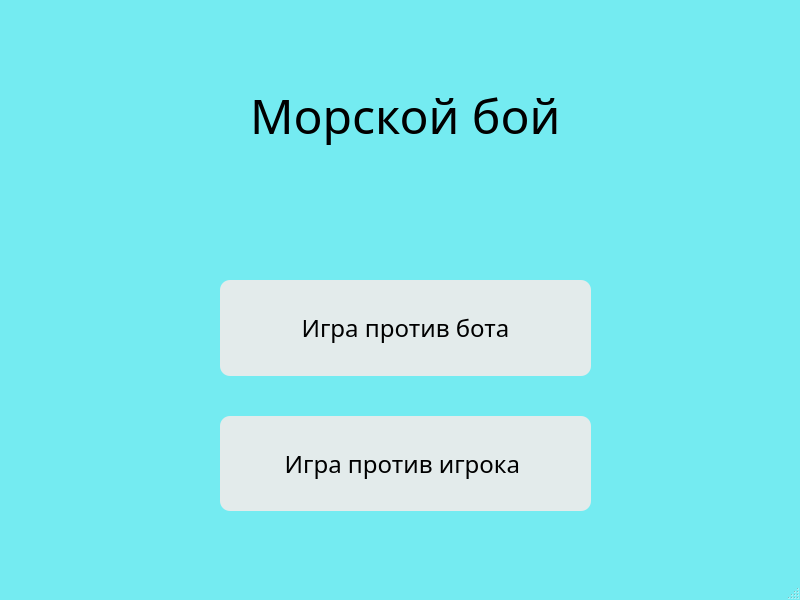
<?xml version="1.0" encoding="UTF-8"?>
<ui version="4.0">
 <class>MainWindow</class>
 <widget class="QMainWindow" name="MainWindow">
  <property name="geometry">
   <rect>
    <x>0</x>
    <y>0</y>
    <width>800</width>
    <height>600</height>
   </rect>
  </property>
  <property name="windowTitle">
   <string>Главное Меню</string>
  </property>
  <property name="styleSheet">
   <string notr="true">QMainWindow{
        background-color: rgb(116, 235, 241);

}</string>
  </property>
  <widget class="QWidget" name="centralwidget">
   <widget class="QWidget" name="verticalLayoutWidget">
    <property name="geometry">
     <rect>
      <x>220</x>
      <y>280</y>
      <width>371</width>
      <height>231</height>
     </rect>
    </property>
    <layout class="QVBoxLayout" name="verticalLayout">
     <property name="spacing">
      <number>40</number>
     </property>
     <item>
      <widget class="QPushButton" name="pushButton">
       <property name="sizePolicy">
        <sizepolicy hsizetype="Minimum" vsizetype="Preferred">
         <horstretch>0</horstretch>
         <verstretch>0</verstretch>
        </sizepolicy>
       </property>
       <property name="font">
        <font>
         <family>Microsoft YaHei</family>
         <pointsize>18</pointsize>
        </font>
       </property>
       <property name="styleSheet">
        <string notr="true">QPushButton {
        border-radius:  10px;
        background-color: rgb(227, 235, 235);
        border-color: rgb(170, 0, 0);
        color: rgb(0, 0, 0);
}

</string>
       </property>
       <property name="text">
        <string>Игра против бота</string>
       </property>
      </widget>
     </item>
     <item>
      <widget class="QPushButton" name="pushButton_2">
       <property name="sizePolicy">
        <sizepolicy hsizetype="Minimum" vsizetype="Preferred">
         <horstretch>0</horstretch>
         <verstretch>0</verstretch>
        </sizepolicy>
       </property>
       <property name="font">
        <font>
         <family>Microsoft YaHei</family>
         <pointsize>18</pointsize>
        </font>
       </property>
       <property name="styleSheet">
        <string notr="true">QPushButton {
        border-radius:  10px;
        background-color: rgb(227, 235, 235);
        border-color: rgb(170, 0, 0);
        color: rgb(0, 0, 0);
}</string>
       </property>
       <property name="text">
        <string>Игра против игрока </string>
       </property>
      </widget>
     </item>
    </layout>
   </widget>
   <widget class="QLabel" name="label">
    <property name="geometry">
     <rect>
      <x>250</x>
      <y>40</y>
      <width>331</width>
      <height>151</height>
     </rect>
    </property>
    <property name="font">
     <font>
      <family>Microsoft YaHei</family>
      <pointsize>36</pointsize>
     </font>
    </property>
    <property name="text">
     <string>Морской бой </string>
    </property>
   </widget>
  </widget>
  <widget class="QMenuBar" name="menubar">
   <property name="geometry">
    <rect>
     <x>0</x>
     <y>0</y>
     <width>800</width>
     <height>22</height>
    </rect>
   </property>
  </widget>
  <widget class="QStatusBar" name="statusbar"/>
 </widget>
 <resources/>
 <connections/>
</ui>
